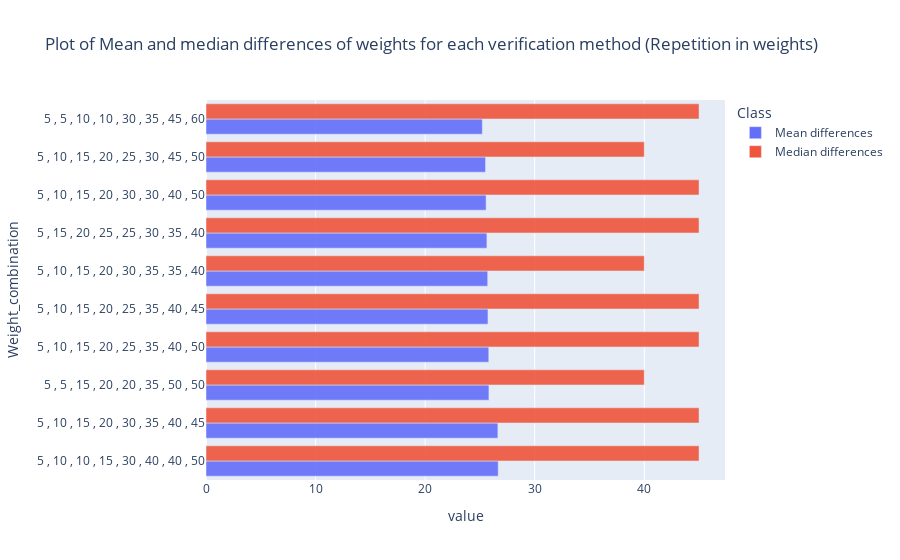

Source (notebook cell):
### Code cell
barchart

### Figure 1 — Plotly figure (JSON) as saved in the notebook; plotly's stock layout.template omitted (floating-point values rounded to 4 significant figures)
{"data": [{"alignmentgroup": "True", "hovertemplate": "Class=Mean differences<br>value=%{x}<br>Weight_combination=%{y}<extra></extra>", "legendgroup": "Mean differences", "marker": {"color": "#636efa", "opacity": 0.9, "pattern": {"shape": ""}}, "name": "Mean differences", "offsetgroup": "Mean differences", "orientation": "h", "showlegend": true, "textposition": "auto", "type": "bar", "x": [26.67, 26.64, 25.82, 25.81, 25.73, 25.71, 25.64, 25.56, 25.51, 25.22], "xaxis": "x", "y": ["5 , 10 , 10 , 15 , 30 , 40 , 40 , 50", "5 , 10 , 15 , 20 , 30 , 35 , 40 , 45", "5 , 5 , 15 , 20 , 20 , 35 , 50 , 50", "5 , 10 , 15 , 20 , 25 , 35 , 40 , 50", "5 , 10 , 15 , 20 , 25 , 35 , 40 , 45", "5 , 10 , 15 , 20 , 30 , 35 , 35 , 40", "5 , 15 , 20 , 25 , 25 , 30 , 35 , 40", "5 , 10 , 15 , 20 , 30 , 30 , 40 , 50", "5 , 10 , 15 , 20 , 25 , 30 , 45 , 50", "5 , 5 , 10 , 10 , 30 , 35 , 45 , 60"], "yaxis": "y"}, {"alignmentgroup": "True", "hovertemplate": "Class=Median differences<br>value=%{x}<br>Weight_combination=%{y}<extra></extra>", "legendgroup": "Median differences", "marker": {"color": "#EF553B", "opacity": 0.9, "pattern": {"shape": ""}}, "name": "Median differences", "offsetgroup": "Median differences", "orientation": "h", "showlegend": true, "textposition": "auto", "type": "bar", "x": [45, 45, 40, 45, 45, 40, 45, 45, 40, 45], "xaxis": "x", "y": ["5 , 10 , 10 , 15 , 30 , 40 , 40 , 50", "5 , 10 , 15 , 20 , 30 , 35 , 40 , 45", "5 , 5 , 15 , 20 , 20 , 35 , 50 , 50", "5 , 10 , 15 , 20 , 25 , 35 , 40 , 50", "5 , 10 , 15 , 20 , 25 , 35 , 40 , 45", "5 , 10 , 15 , 20 , 30 , 35 , 35 , 40", "5 , 15 , 20 , 25 , 25 , 30 , 35 , 40", "5 , 10 , 15 , 20 , 30 , 30 , 40 , 50", "5 , 10 , 15 , 20 , 25 , 30 , 45 , 50", "5 , 5 , 10 , 10 , 30 , 35 , 45 , 60"], "yaxis": "y"}], "layout": {"barmode": "group", "legend": {"title": {"text": "Class"}, "tracegroupgap": 0}, "title": {"text": "Plot of Mean and median differences of weights for each verification method (Repetition in weights)"}, "xaxis": {"anchor": "y", "domain": [0, 1], "title": {"text": "value"}}, "yaxis": {"anchor": "x", "domain": [0, 1], "title": {"text": "Weight_combination"}}}}
